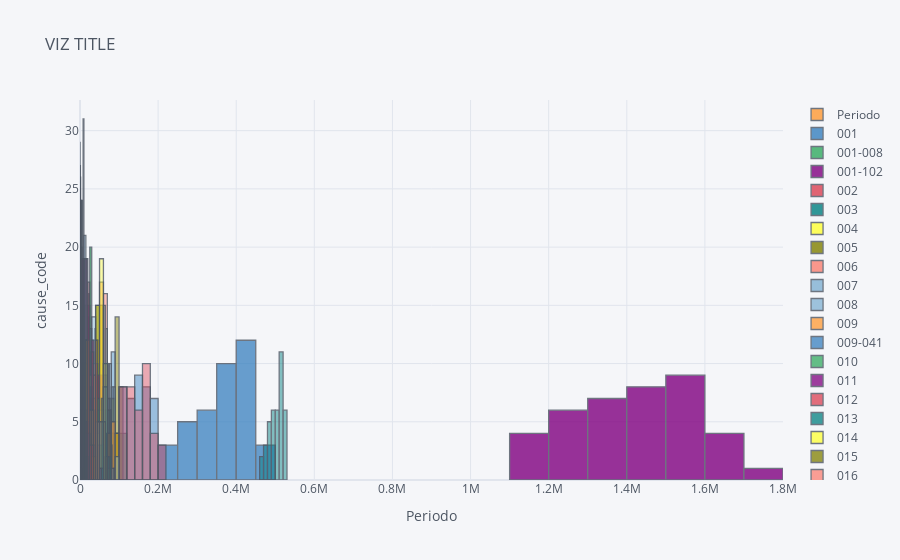

Source (notebook cell):
### Markdown cell above
## ...and finally, show me some insights with Plotly!!!

### Code cell
# Cufflinks histogram

dataset.iplot(kind='hist',
                     title='VIZ TITLE',
                     yTitle='cause_code',
                     xTitle='Periodo')
